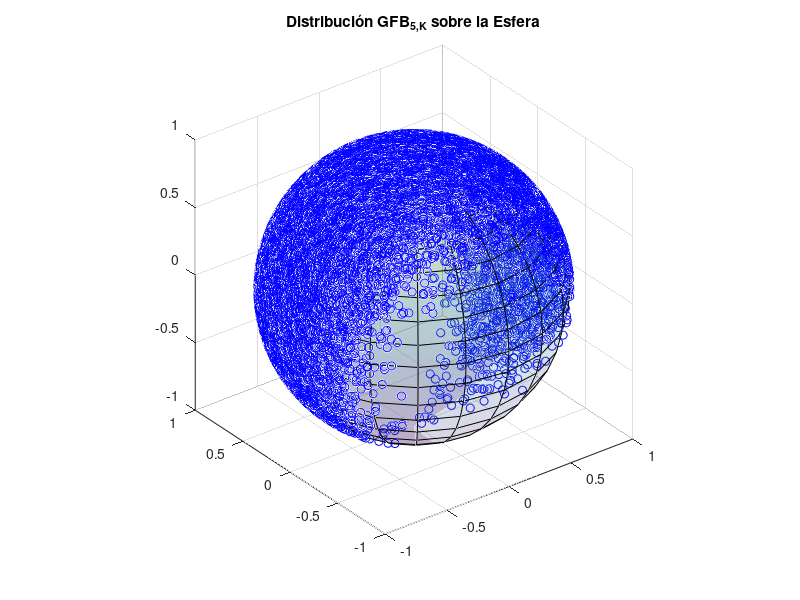

This figure's MATLAB source:
%------------------------------------------------------------------------------------------------
%GENERACIÓN DE UNA VARIABLE ALEATORIA SEGÚN LA DISTRIBUCIÓN
%DE KENT(GFB_5,K) 
%-----------------------------------------------------------------------------------------------
clear all

%Si ambos son 0 estamos ante una uniforme, con beta igual a cero a VMF y
%con kappa igual a cero a GFB_4,beta
n=25000;
kappa=2; 
beta=2;%Tiene que ser >= 0


%kappa debe ser positivo
signo_kappa = sign(kappa);
kappa = abs(kappa);
X1 = []; X2 = [];

if 2*beta <= kappa % Caso unimodal
    alpha1 = kappa-2*beta;
    alpha2 = kappa+2*beta;
    sigma1 = 1/(4*alpha1+ sqrt(8*beta)); %A lo mejor tengo q poner la raiz
    sigma2 = 1/(4*kappa);
    
    while length(X1) < n 
    U1 = rand(n,1);  U2 = rand(n,1); 
    Z1 = normrnd(0,sqrt(sigma1),n,1);  
    Z2 = normrnd(0,sqrt(sigma2),n,1);  
    %Criterio de aceptación-rechazo
    Z1= Z1(U1 <= exp(-(2*alpha1*Z1.^2+ 4*beta*Z1.^4)-1/2+(2*alpha1+sqrt(8*beta))*Z1.^2));
    Z2= Z2(U2 <= exp(-(2*alpha2*Z2.^2+ 4*beta*Z2.^4)+(2*alpha2-4*beta)*Z2.^2));
    %Guardamos aquellos que lo verifiquen
    X1 = [X1;Z1]; 
    X2 = [X2;Z2]; 
    %Para la ultima condición tienen que tener el mismo numero de valores
    minimo = min(length(X1),length(X2));
    X1_min = X1(1:minimo); X2_min=X2(1:minimo);
    %Ultimo criterio de aceptación
    X1 = X1((X1_min.^2+X2_min.^2)<1);   
    X2 = X2((X1_min.^2+X2_min.^2)<1);
        
    end
else % Caso bimodal
    alpha1 = kappa-2*beta;
    alpha2 = kappa+2*beta;
    eta= 1-kappa/(2*beta);
    y0= sqrt(eta/2);
    py0= (beta/2)*eta^2;
    sigma1= 1/(2*eta*beta);
    sigma2 = 1/(4*kappa);

    while length(X1) < n 
    U1 = rand(n,1);  U2 = rand(n,1); 
    Z1 = normrnd(y0,sqrt(sigma1),n,1);  
    Z2 = normrnd(py0,sqrt(sigma2),n,1);  
    %Criterio de aceptación-rechazo
    Z1= Z1(U1 <= exp(-(2*alpha1*Z1.^2+ 4*beta*Z1.^4)+ beta*eta*(Z1-y0).^2- 2*py0));
    U=rand(length(Z1),1);
    Z1= Z1.*((U<1/2)-(U>=1/2));
    Z2= Z2(U2 <= exp(-(2*alpha2*Z2.^2+ 4*beta*Z2.^4)+(2*alpha2-4*beta)*Z2.^2));
    %Guardamos aquellos que lo verifiquen
    X1 = [X1;Z1]; 
    X2 = [X2;Z2]; 
    %Para la ultima condición tienen que tener el mismo numero de valores
    minimo = min(length(X1),length(X2));
    X1_min = X1(1:minimo); X2_min=X2(1:minimo);
    %Ultimo criterio de aceptación
    X1 = X1((X1_min.^2+X2_min.^2)<1);   
    X2 = X2((X1_min.^2+X2_min.^2)<1);
        
    end
end

%Nos aseguramos que tengan exactamente n valores
X1 = X1(1:n);
X2 = X2(1:n);

X= 1-2*(X1.^2+X2.^2); %cos theta
sx = sqrt(1-X.^2); %sen theta

coseno= X1./sqrt(X1.^2+X2.^2); %cos phi
seno= X2./sqrt(X1.^2+X2.^2); %sen phi

Y= [sx.*coseno, sx.*seno, X];
Y = signo_kappa*Y;

% Graficar las muestras en una esfera (S_{2}) 
    figure;
    x=Y(:,1); y=Y(:,2); z=Y(:,3); 
    plot3(x,y,z,'bo')
    title('Distribución GFB_{5,K} sobre la Esfera')
    hold on
    [x2,y2,z2] = sphere;
    obj= surf(x2,y2,z2);
    set(obj,'FaceAlpha',0.2)
    axis equal;
    grid on;
    hold off
